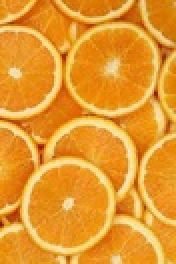
#> input picture dz_4/oranges_1.jpg, 88 x 132 px, shrunk from 183 x 275 before the run (shown 2 times larger)
$ jupyter execute --allow-errors dz_4.ipynb
#> lines starting #> are read from the running program, lines starting #| are printed output that depends on the picture; after the words box and inside, x2 and y2 are one past the last pixel; in counts of white or black regions, pixels touching at a corner belong together
[cell 1]
import numpy as np
import cv2
import matplotlib.pyplot as plt

[cell 2]
image = cv2.imread('oranges_1.jpg')
#> image is the input picture: shape (132, 88, 3); mean B, G, R 45.8, 152.9, 230.4
image_gray = cv2.cvtColor(image, cv2.COLOR_BGR2GRAY)
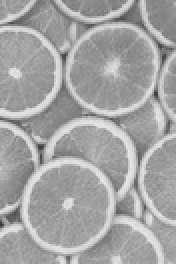
#> image_gray: shape (132, 88) (shown 2 times larger); min 55, max 235, mean 163.9

print(f"Размер изображения: {image_gray.shape}")
#| Размер изображения: (132, 88)

[cell 3]
# 1. Подбор параметров region growing
def homo_average(img, mask, point, T):
    if np.count_nonzero(mask) == 0:
        return True
    av_val = img[mask > 0].mean()
    return abs(av_val - img[point]) <= T

def homo_variance(img, mask, point, T):
    if np.count_nonzero(mask) == 0:
        return True
    region_pixels = img[mask > 0]
    variance = np.var(region_pixels)
    return abs(img[point] - np.mean(region_pixels)) <= T and variance <= 100

def region_growing(image, seed_point, homo_fun, r, T):
    mask = np.zeros(image.shape, np.uint8)
    mask[seed_point] = 1

    for _ in range(1000):
        local_mask = np.zeros(image.shape, np.uint8)
        for i in range(r, image.shape[0] - r):
            for j in range(r, image.shape[1] - r):
                if mask[i, j] == 0 and np.any(mask[i - r:i + r + 1, j - r:j + r + 1]):
                    if homo_fun(image, mask, (i, j), T):
                        local_mask[i, j] = 1
        if np.count_nonzero(local_mask) == 0:
            break
        mask = cv2.bitwise_or(mask, local_mask)

    return mask * 255

[cell 4]
seed_point = (100, 100)
parameters = [(1, 10), (1, 20), (2, 15), (2, 25)]

plt.figure(figsize=(12, 6))

#> (the rest of this cell did not finish here and is left out)

#> (a cell that did not finish here is left out)

mask_var = region_growing(image_gray, seed_point, homo_variance, 2, 20)

plt.subplot(2, 4, 5)
plt.imshow(mask_avg, cmap='gray')
plt.title('Среднее значение')
plt.axis('off')

plt.subplot(2, 4, 6)
plt.imshow(mask_var, cmap='gray')
plt.title('Дисперсия')
plt.axis('off')

[cell 6]
# 3. Watershed для подсчета деревьев
palm_image = cv2.imread('palm_1.JPG')
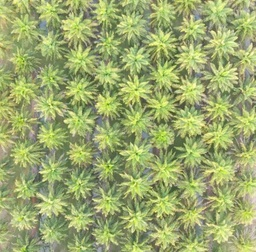
#> input picture dz_4/palm_1.JPG, 256 x 252 px, shrunk from 535 x 527 before the run
#> palm_image is the input picture: shape (252, 256, 3); mean B, G, R 109.7, 169.5, 156.4
palm_gray = cv2.cvtColor(palm_image, cv2.COLOR_BGR2GRAY)

blurred = cv2.GaussianBlur(palm_gray, (5, 5), 0)
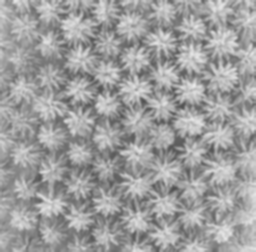
#> blurred: shape (252, 256); min 80, max 232, mean 158.8
ret, thresh = cv2.threshold(blurred, 0, 255, cv2.THRESH_BINARY_INV + cv2.THRESH_OTSU)
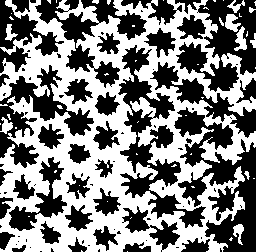
#> thresh: shape (252, 256); 49.7% white; 50 white regions (38 under 20 px), largest, box (x1, y1, x2, y2) and area: (0, 0, 256, 252) 30919, (225, 14, 241, 32) 173, (234, 26, 247, 51) 171
#> ret = 158

kernel = np.ones((3,3), np.uint8)
thresh = cv2.morphologyEx(thresh, cv2.MORPH_OPEN, kernel, iterations=2)
#> thresh: shape (252, 256); 40.1% white; 63 white regions (4 under 20 px), largest, box (x1, y1, x2, y2) and area: (0, 3, 162, 252) 13186, (81, 5, 159, 68) 1714, (150, 87, 209, 182) 1673
thresh = cv2.morphologyEx(thresh, cv2.MORPH_CLOSE, kernel, iterations=2)
#> thresh: shape (252, 256); 43.4% white; 19 white regions (1 under 20 px), largest, box (x1, y1, x2, y2) and area: (0, 0, 256, 252) 26278, (204, 48, 240, 72) 364, (74, 0, 99, 21) 273

dist = cv2.distanceTransform(thresh, cv2.DIST_L2, 5)
ret, sure_fg = cv2.threshold(dist, 0.4 * dist.max(), 255, cv2.THRESH_BINARY)  # Настроен порог
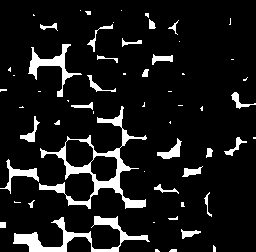
#> sure_fg: shape (252, 256) float32; 9.7% white; 59 white regions (31 under 20 px), largest, box (x1, y1, x2, y2) and area: (39, 106, 147, 209) 1958, (13, 216, 150, 252) 1314, (28, 44, 82, 97) 640
#> ret = 4.8

sure_fg = sure_fg.astype(np.uint8)

# Убираем шум
sure_fg = cv2.morphologyEx(sure_fg, cv2.MORPH_OPEN, kernel, iterations=1)
#> sure_fg: shape (252, 256); 8.5% white; 55 white regions (13 under 20 px), largest, box (x1, y1, x2, y2) and area: (14, 217, 92, 252) 795, (92, 148, 130, 195) 624, (29, 44, 73, 84) 553

sure_bg = cv2.dilate(sure_fg, kernel, iterations=3)
#> sure_bg: shape (252, 256); 23.4% white; 36 white regions, largest, box (x1, y1, x2, y2) and area: (3, 107, 149, 212) 4887, (11, 213, 151, 252) 2684, (26, 41, 76, 100) 1372
unknown = cv2.subtract(sure_bg, sure_fg)
#> unknown: shape (252, 256); 14.9% white; 36 white regions, largest, box (x1, y1, x2, y2) and area: (3, 107, 149, 212) 2905, (11, 213, 151, 252) 1412, (26, 41, 76, 100) 780

ret, markers = cv2.connectedComponents(sure_fg)
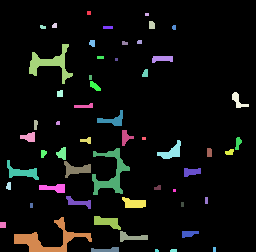
#> markers: shape (252, 256) int32; 56 distinct labels, from 0 to 55; one colour per label, 0 black
#> ret = 56
markers = markers + 1
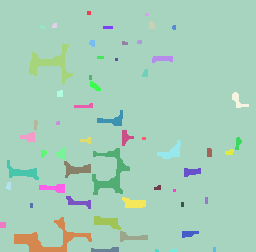
#> markers: shape (252, 256) int32; 56 distinct labels, from 1 to 56; one colour per label, 0 black
markers[unknown == 255] = 0

palm_color = palm_image.copy()
markers = cv2.watershed(palm_color, markers)
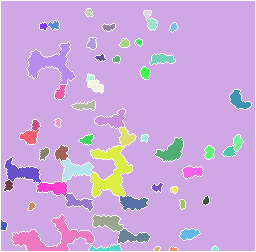
#> markers: shape (252, 256) int32; 57 distinct labels, from -1 to 56; one colour per label, 0 black, -1 white
palm_color[markers == -1] = [0, 0, 255]
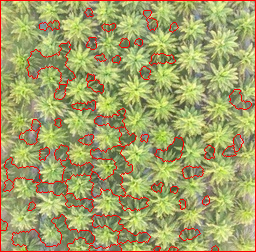
#> palm_color: shape (252, 256, 3); 5.75% of pixels changed, all inside (x1, y1, x2, y2) = (0, 0, 256, 252)

unique_markers = np.unique(markers)
#> unique_markers = 57 values from -1 to 56
tree_count = len(unique_markers) - 2
#> tree_count = 55

[cell 7]
plt.subplot(2, 4, 7)
plt.imshow(thresh, cmap='gray')
plt.title('Бинаризация пальм')
plt.axis('off')

plt.subplot(2, 4, 8)
plt.imshow(cv2.cvtColor(palm_color, cv2.COLOR_BGR2RGB))
plt.title(f'Пальмы: {tree_count}')
plt.axis('off')

plt.tight_layout()
plt.show()

[cell 8]
plt.figure(figsize=(15, 5))

plt.subplot(1, 4, 1)
plt.imshow(cv2.cvtColor(palm_image, cv2.COLOR_BGR2RGB))
plt.title('Исходные пальмы')
plt.axis('off')

plt.subplot(1, 4, 2)
plt.imshow(thresh, cmap='gray')
plt.title('Бинаризация')
plt.axis('off')

plt.subplot(1, 4, 3)
plt.imshow(sure_fg, cmap='gray')
plt.title('Точно передний план')
plt.axis('off')

plt.subplot(1, 4, 4)
plt.imshow(cv2.cvtColor(palm_color, cv2.COLOR_BGR2RGB))
plt.title(f'Watershed\nНайдено пальм: {tree_count}')
plt.axis('off')

plt.tight_layout()
plt.show()
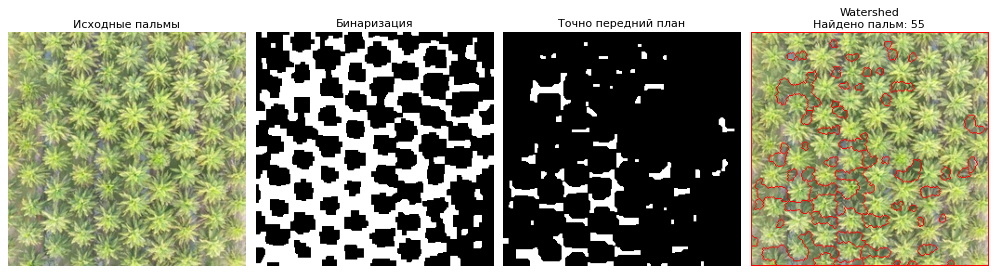
#> figure drawn by matplotlib, 4 panels

print(f"Найдено пальм: {tree_count}")
#| Найдено пальм: 55
